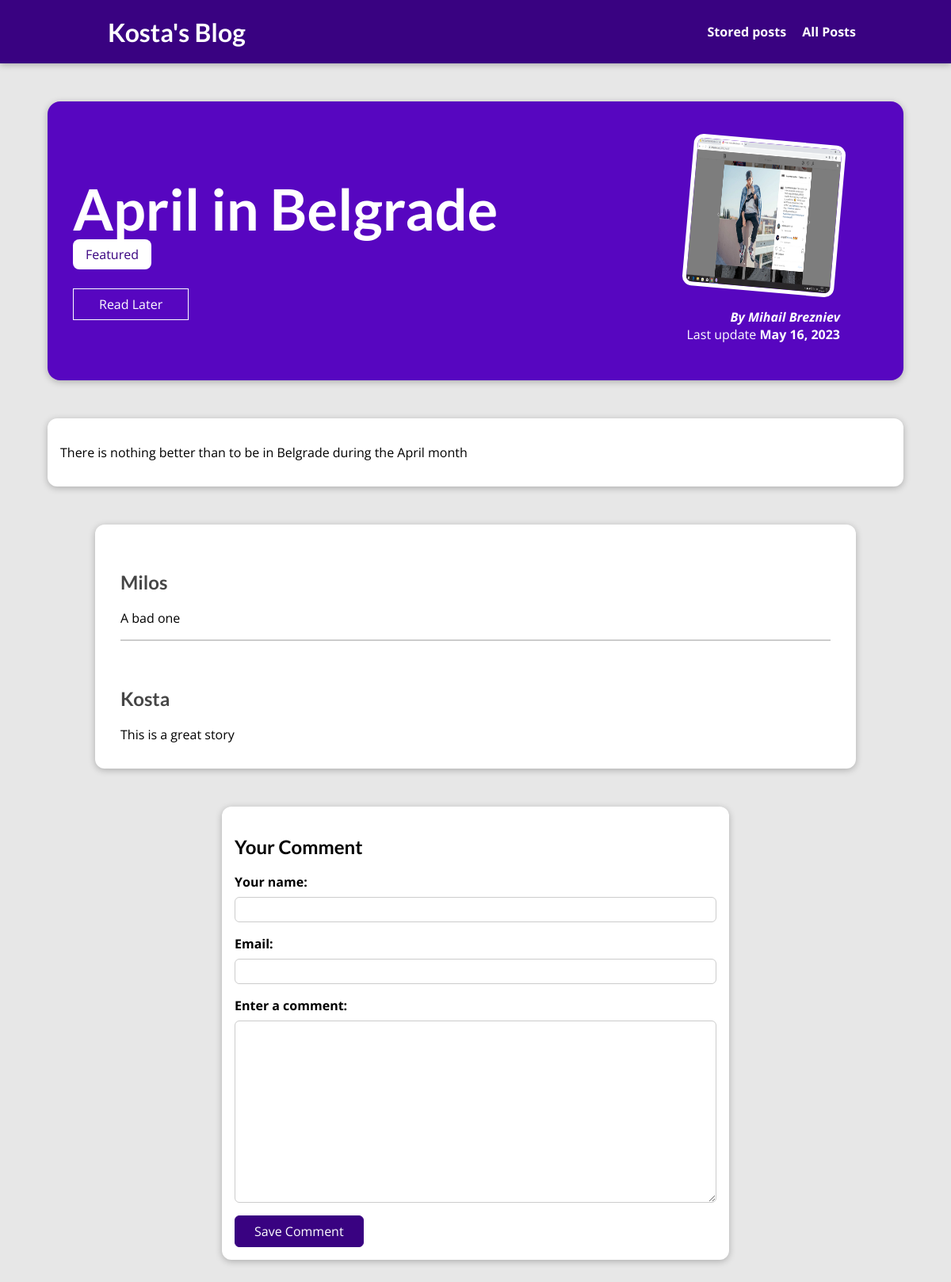
Page /posts/april-u-beogradu on the committed database.
### blog/models.py (models this page shows, shortened)
class Post(models.Model):
    title=models.CharField(max_length=150)
    excerpt=models.CharField(max_length=200)
    image=models.ImageField(upload_to="images", null=True)
    date=models.DateField(auto_now=True)
    slug=models.SlugField(unique=True, db_index=True)
    contnet=models.TextField(validators=[MinLengthValidator(10)])
    author=models.ForeignKey(Author, null=True, on_delete=models.SET_NULL, related_name="posts")
    tag=models.ManyToManyField(Tag)

class Tag(models.Model):
    caption=models.CharField(max_length=10)

class Author(models.Model):
    first_name=models.CharField(max_length=50)
    last_name=models.CharField(max_length=50)
    email=models.EmailField()
    def fully_name(self):
        return f"{self.first_name} {self.last_name}"
    def __str__(self):
        return self.fully_name()

class Comment(models.Model):
    user_name=models.CharField(max_length=50, null=False)
    email=models.EmailField(max_length=254, null=False)
    text=models.TextField()
    post=models.ForeignKey(Post, on_delete=models.CASCADE, related_name="comments")

### blog/views.py (the view, shortened to what this page needs)
# urls.py: path("posts/<slug:slug>", views.Single_postView.as_view(), name="post-detail"), #posts/my-first-page
class Single_postView(View):
    def is_stored_post(self,request, post_id):
        stored_post=request.session.get("stored_post")
        if stored_post is not None:
            is_saved_for_later= post_id in stored_post
        else:
            is_saved_for_later = False
        return is_saved_for_later
    def get(self,request, slug):
        post=Post.objects.get(slug=slug)
        context={
        "post":post,
        "post_tag":post.tag.all(),
        "form":CommentForm(),
        "comments":post.comments.all().order_by("-id"),
        "is_stored": self.is_stored_post(request, post.id)
        }
        return render(request, "blog/post-detail.html", context)

### blog/forms.py
class CommentForm(forms.ModelForm):
    class Meta:
        model=Comment
        exclude= ["post"]
        labels={
            "user_name":"Your name",
            "email":"Email",
            "text":"Enter a comment"
        }

### blog/templates/blog/post-detail.html (shortened to what this page needs)
{% extends "base.html" %}
{% load static %}
{% block css_files %}
    <link rel="stylesheet" href="{% static 'blog/post-detail.css' %}">
{% endblock css_files %}
{% block content %}
    <section id="summary">
        <h2>{{ post.title }}</h2>
        <div>
            {% for tag in post_tag %}
                <span class="tag">{{tag.caption}}</span>
            {% endfor %}
        </div>
        <div id="read-later">
            <form action="{% url 'read-later' %}" method="POST" >
                <button>
                    {% if is_stored %}
                        Remove it from "Read Later" list
                    {% else %}
                        Read Later
                    {% endif %}
                </button>
            </form>
        </div>
        <article>
            <img src="{{ post.image.url }}" alt="{{post.title}}"/>
            <address>
                By <a href="mailto: {{post.author.email}}"> {{post.author}}</a>
            </address>
            <div>
                Last update <time>{{post.date}}</time>
            </div>
        </article>
    </section>
    <main>
        <p>{{post.contnet|linebreaks}}</p>
    </main>
    <section id="comments">
        <ul>
            {% for comment in comments  %}
                <li>
                    <br>
                    <h2>{{comment.user_name}}</h2>
                    <p>{{comment.text|linebreaks}}</p>
                </li>
            {% endfor %}
        </ul>
    </section>
    <section id="comment-form">
        <h2>Your Comment</h2>
        <form action="{% url 'post-detail' post.slug %}" method="POST">
            {% for form_field in form %}
                <div class="form-control {% if form_field.errors %}invalid{% endif %}">
                    {{form_field.label_tag}}
                    {{form_field}}
                </div>
            {% endfor %}
            <button>Save Comment</button>
        </form>
    </section>
{% endblock content %}

### static/app.css (style rules this page uses)
* { box-sizing: border-box; }
html { font-family: 'Open Sans', 'Lato', sans-serif; }
body { margin: 0; }
h1, h2, h3 { font-family: 'Lato', sans-serif; font-weight: bold; }

### blog/static/blog/post-detail.css (style rules this page uses)
body { background-color: #e7e7e7; }
#summary { margin: 8rem auto 3rem auto; padding: 2rem; width: 90%; max-width: 90rem; border-radius: 16px; background-color: #5706c0; position: relative; box-shadow: 0 2px 8px rgba(0, 0, 0, 0.25); height: 22rem; }
#summary h2 { color: white; font-size: 4.5rem; margin-bottom: 0.25rem; }
#summary article { position: absolute; top: 2rem; right: 3rem; padding: 1rem 2rem; border-radius: 12px; text-align: right; color: white; }
#summary article img { width: 12rem; height: 12rem; border-radius: 12px; transform: rotateZ(5deg); border: 5px solid white; margin-bottom: 1rem; }
#summary address { font-weight: bold; }
#summary a { color: white; text-decoration: none; }
#summary time { font-weight: bold; }
#read-later { margin: 2rem 0; }
#read-later button { background-color: transparent; border: 1px solid white; padding: 0.5rem 2rem; font: inherit; color: white; cursor: pointer; }
main { width: 90%; max-width: 90rem; margin: 3rem auto; background-color: white; padding: 1rem; border-radius: 12px; box-shadow: 0 2px 8px rgba(0, 0, 0, 0.25); }
.tag { background-color: white; color: #390281; padding: 0.5rem 1rem; border-radius: 8px; }
#comment-form { margin: 3rem auto; width: 90%; max-width: 40rem; border-radius: 12px; background-color: white; box-shadow: 0 2px 8px rgba(0, 0, 0, 0.25); padding: 1rem; }
#comment-form button { font: inherit; background-color: #390281; color: white; border: 1px solid #390281; padding: 0.5rem 1.5rem; border-radius: 6px; cursor: pointer; }
.form-control { margin-bottom: 1rem; }
.form-control label { font-weight: bold; margin-bottom: 0.5rem; display: block; }
.form-control input, .form-control textarea { display: block; width: 100%; font: inherit; padding: 0.25rem; border-radius: 6px; border: 1px solid #ccc; }
#comments { margin: 3rem auto; width: 90%; max-width: 60rem; border-radius: 12px; background-color: white; box-shadow: 0 2px 8px rgba(0, 0, 0, 0.25); padding: 1rem 2rem; }
#comments ul { list-style: none; margin: 0; padding: 0; }
#comments li { margin-bottom: 1rem; border-bottom: 2px solid #ccc; }
#comments li:last-of-type { border-bottom: none; }
#comments h2 { color: #464646; }

### rows in the picture
Post: title "April in Belgrade", image (picture), author "Mihail Brezniev", date "May 16, 2023", contnet "There is nothing better than to be in Belgrade during the April month"
Tag: caption "Featured"
Comment: user_name "Milos", text "A bad one"
Comment: user_name "Kosta", text "This is a great story"
